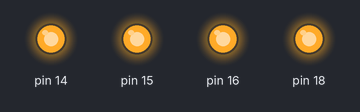
Recording of a sketch running on a simulated Arduino Uno, built with avr-gcc and run on an emulated ATmega328P. On the bench: output pins drawn as LEDs (lit = HIGH).

Above: at 0.6 s.
At 3.6 s:
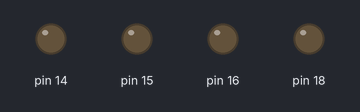
Timing chart, 0 to 4.7 s (numbered marks = the images above):
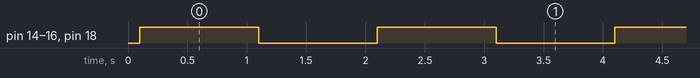

Measured:
- by itself, pin 14–16, pin 18: alternates HIGH for 1.0 s and LOW for 1.0 s

The sketch:

light_leds_arduino.ino
```cpp
void setup() {
  // put your setup code here, to run once:
  // pinMode(A0, OUTPUT);
  // pinMode(A1, OUTPUT);
  // pinMode(A2, OUTPUT);
  // pinMode(A3, OUTPUT);

  DDRC |= (1111 << DDC0);

  // DDRC |= (1 << DDC0);
  // DDRC |= (1 << DDC1);
  // DDRC |= (1 << DDC2);
  // DDRC |= (1 << DDC3);

  delay(100);
}

void loop() {
  // digitalWrite(A0, HIGH);
  // digitalWrite(A1, HIGH);
  // digitalWrite(A2, HIGH);
  // digitalWrite(A3, HIGH);

  PORTC |= (1111 << PORTC0);
  // PORTC |= (1 << PORTC0);
  // PORTC |= (1 << PORTC1);
  // PORTC |= (1 << PORTC2);
  // PORTC |= (1 << PORTC3);


  delay(1000);

  // digitalWrite(A0, LOW);
  // digitalWrite(A1, LOW);
  // digitalWrite(A2, LOW);
  // digitalWrite(A3, LOW);

  PORTC &= ~(1111 << PORTC0);   //here for me it was A4 that was working not A3
  // PORTC &= ~(1 << PORTC0);
  // PORTC &= ~(1 << PORTC1);
  // PORTC &= ~(1 << PORTC2);
  // PORTC &= ~(1 << PORTC3);

  delay(1000);
}
```
